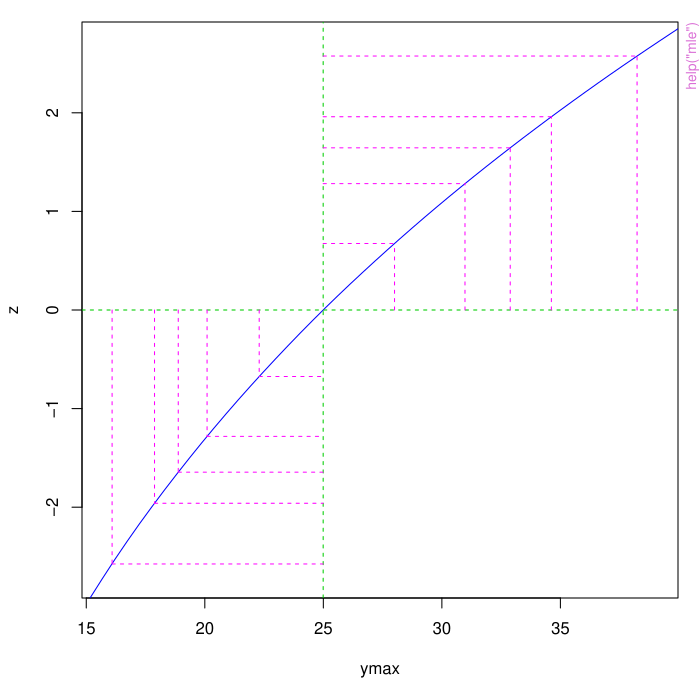

R code for this plot:
pkgname <- "stats4"
source(file.path(R.home("share"), "R", "examples-header.R"))
options(warn = 1)
library('stats4')

base::assign(".oldSearch", base::search(), pos = 'CheckExEnv')
base::assign(".old_wd", base::getwd(), pos = 'CheckExEnv')
cleanEx()
nameEx("mle")
### * mle

flush(stderr()); flush(stdout())

### Name: mle
### Title: Maximum Likelihood Estimation
### Aliases: mle
### Keywords: models

### ** Examples

## Avoid printing to unwarranted accuracy
od <- options(digits = 5)
x <- 0:10
y <- c(26, 17, 13, 12, 20, 5, 9, 8, 5, 4, 8)

## Easy one-dimensional MLE:
nLL <- function(lambda) -sum(stats::dpois(y, lambda, log = TRUE))
fit0 <- mle(nLL, start = list(lambda = 5), nobs = NROW(y))
# For 1D, this is preferable:
fit1 <- mle(nLL, start = list(lambda = 5), nobs = NROW(y),
            method = "Brent", lower = 1, upper = 20)
stopifnot(nobs(fit0) == length(y))

## This needs a constrained parameter space: most methods will accept NA
ll <- function(ymax = 15, xhalf = 6) {
    if(ymax > 0 && xhalf > 0)
      -sum(stats::dpois(y, lambda = ymax/(1+x/xhalf), log = TRUE))
    else NA
}
(fit <- mle(ll, nobs = length(y)))
mle(ll, fixed = list(xhalf = 6))
## alternative using bounds on optimization
ll2 <- function(ymax = 15, xhalf = 6)
    -sum(stats::dpois(y, lambda = ymax/(1+x/xhalf), log = TRUE))
mle(ll2, method = "L-BFGS-B", lower = rep(0, 2))

AIC(fit)
BIC(fit)

summary(fit)
logLik(fit)
vcov(fit)
plot(profile(fit), absVal = FALSE)
confint(fit)

## Use bounded optimization
## The lower bounds are really > 0,
## but we use >=0 to stress-test profiling
(fit2 <- mle(ll, method = "L-BFGS-B", lower = c(0, 0)))
plot(profile(fit2), absVal = FALSE)

## a better parametrization:
ll3 <- function(lymax = log(15), lxhalf = log(6))
    -sum(stats::dpois(y, lambda = exp(lymax)/(1+x/exp(lxhalf)), log = TRUE))
(fit3 <- mle(ll3))
plot(profile(fit3), absVal = FALSE)
exp(confint(fit3))

options(od)



cleanEx()
nameEx("update-methods")
### * update-methods

flush(stderr()); flush(stdout())

### Name: update-methods
### Title: Methods for Function 'update' in Package 'stats4'
### Aliases: update-methods update,ANY-method update,mle-method
### Keywords: methods

### ** Examples

x <- 0:10
y <- c(26, 17, 13, 12, 20, 5, 9, 8, 5, 4, 8)
ll <- function(ymax = 15, xhalf = 6)
    -sum(stats::dpois(y, lambda = ymax/(1+x/xhalf), log = TRUE))
fit <- mle(ll)
## note the recorded call contains ..1, a problem with S4 dispatch
update(fit, fixed = list(xhalf = 3))



### * <FOOTER>
###
cleanEx()
options(digits = 7L)
base::cat("Time elapsed: ", proc.time() - base::get("ptime", pos = 'CheckExEnv'),"\n")
grDevices::dev.off()
###
### Local variables: ***
### mode: outline-minor ***
### outline-regexp: "\\(> \\)?### [*]+" ***
### End: ***
quit('no')
